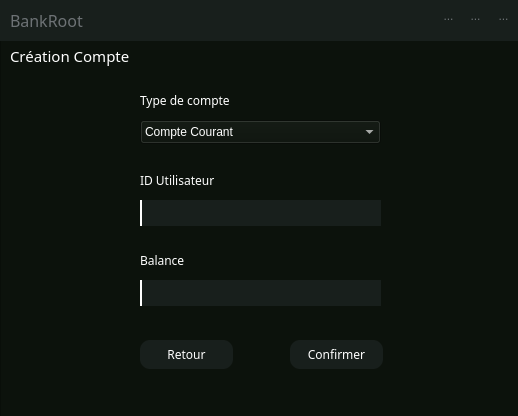
<?xml version="1.0" encoding="UTF-8"?>
<ui version="4.0">
 <class>creer_compte</class>
 <widget class="QWidget" name="creer_compte">
  <property name="geometry">
   <rect>
    <x>0</x>
    <y>0</y>
    <width>518</width>
    <height>416</height>
   </rect>
  </property>
  <property name="windowTitle">
   <string>Form</string>
  </property>
  <widget class="QFrame" name="frame">
   <property name="geometry">
    <rect>
     <x>0</x>
     <y>0</y>
     <width>1381</width>
     <height>661</height>
    </rect>
   </property>
   <property name="styleSheet">
    <string notr="true">background-color: rgb(12, 18, 12);</string>
   </property>
   <property name="frameShape">
    <enum>QFrame::StyledPanel</enum>
   </property>
   <property name="frameShadow">
    <enum>QFrame::Raised</enum>
   </property>
   <widget class="QPushButton" name="return_crcompte">
    <property name="geometry">
     <rect>
      <x>140</x>
      <y>340</y>
      <width>93</width>
      <height>29</height>
     </rect>
    </property>
    <property name="font">
     <font>
      <family>Montserrat Medium</family>
      <italic>false</italic>
     </font>
    </property>
    <property name="styleSheet">
     <string notr="true">
QPushButton{
color: rgb(255, 255, 255);
border-radius:10px;
background-color:rgb(24, 31, 28);
}

QPushButton:hover{
color: rgb(255, 255, 255);
border-radius:10px;
background-color:rgb(34, 31, 28);
}
QPushButton:pressed{
background-color:rgb(24, 31, 28);
border-radius:10px;
color: rgb(255, 255, 255);
}

</string>
    </property>
    <property name="text">
     <string>Retour</string>
    </property>
   </widget>
   <widget class="QPushButton" name="send_crcompte">
    <property name="geometry">
     <rect>
      <x>290</x>
      <y>340</y>
      <width>93</width>
      <height>29</height>
     </rect>
    </property>
    <property name="font">
     <font>
      <family>Montserrat Medium</family>
      <pointsize>9</pointsize>
      <italic>false</italic>
     </font>
    </property>
    <property name="styleSheet">
     <string notr="true">
QPushButton{
color: rgb(255, 255, 255);
border-radius:10px;
background-color:rgb(24,31, 28);
}

QPushButton:hover{
color: rgb(255, 255, 255);
border-radius:10px;
background-color:rgb(34, 31, 28);
}
QPushButton:pressed{
background-color:rgb(24, 31, 28);
border-radius:10px;
color: rgb(255, 255, 255);
}

</string>
    </property>
    <property name="text">
     <string>Confirmer</string>
    </property>
   </widget>
   <widget class="QLabel" name="label_7">
    <property name="geometry">
     <rect>
      <x>10</x>
      <y>40</y>
      <width>161</width>
      <height>31</height>
     </rect>
    </property>
    <property name="font">
     <font>
      <family>Montserrat</family>
      <pointsize>11</pointsize>
     </font>
    </property>
    <property name="styleSheet">
     <string notr="true">color: rgb(255, 255, 255);</string>
    </property>
    <property name="text">
     <string>Création Compte</string>
    </property>
   </widget>
   <widget class="QLineEdit" name="userid">
    <property name="geometry">
     <rect>
      <x>140</x>
      <y>200</y>
      <width>241</width>
      <height>26</height>
     </rect>
    </property>
    <property name="styleSheet">
     <string notr="true">QLineEdit{
background:#181F1C;
border:none;
border-left:2px solid #ffffff;
color:#717072;
padding-left: 10px
}</string>
    </property>
   </widget>
   <widget class="QLabel" name="label_8">
    <property name="geometry">
     <rect>
      <x>140</x>
      <y>90</y>
      <width>161</width>
      <height>20</height>
     </rect>
    </property>
    <property name="font">
     <font>
      <family>Montserrat Medium</family>
      <italic>false</italic>
     </font>
    </property>
    <property name="styleSheet">
     <string notr="true">background-color: transparent;
color: rgb(255, 255, 255);
</string>
    </property>
    <property name="text">
     <string>Type de compte</string>
    </property>
   </widget>
   <widget class="QLabel" name="label_9">
    <property name="geometry">
     <rect>
      <x>140</x>
      <y>170</y>
      <width>101</width>
      <height>20</height>
     </rect>
    </property>
    <property name="font">
     <font>
      <family>Montserrat Medium</family>
      <italic>false</italic>
     </font>
    </property>
    <property name="styleSheet">
     <string notr="true">background-color: transparent;
color: rgb(255, 255, 255);
</string>
    </property>
    <property name="text">
     <string>ID Utilisateur</string>
    </property>
   </widget>
   <widget class="QComboBox" name="comboBox">
    <property name="geometry">
     <rect>
      <x>140</x>
      <y>120</y>
      <width>241</width>
      <height>24</height>
     </rect>
    </property>
    <property name="styleSheet">
     <string notr="true">color:rgb(255,255,255);</string>
    </property>
    <item>
     <property name="text">
      <string>Compte Courant</string>
     </property>
    </item>
    <item>
     <property name="text">
      <string>PEL</string>
     </property>
    </item>
    <item>
     <property name="text">
      <string>Livret C</string>
     </property>
    </item>
   </widget>
   <widget class="QWidget" name="topbar" native="true">
    <property name="geometry">
     <rect>
      <x>0</x>
      <y>0</y>
      <width>518</width>
      <height>41</height>
     </rect>
    </property>
    <property name="styleSheet">
     <string notr="true">background-color:rgb(24,31, 28);
color:rgb(109, 114, 117);
</string>
    </property>
    <widget class="QLabel" name="label_11">
     <property name="geometry">
      <rect>
       <x>10</x>
       <y>10</y>
       <width>111</width>
       <height>20</height>
      </rect>
     </property>
     <property name="font">
      <font>
       <family>Montserrat Light</family>
       <pointsize>12</pointsize>
      </font>
     </property>
     <property name="text">
      <string>BankRoot</string>
     </property>
    </widget>
    <widget class="QToolButton" name="reduced_crcompte">
     <property name="geometry">
      <rect>
       <x>433</x>
       <y>0</y>
       <width>31</width>
       <height>31</height>
      </rect>
     </property>
     <property name="styleSheet">
      <string notr="true">QToolButton{
border-radius:45px;
}

QToolButton:hover{
border-radius:45px;
background:red;
}</string>
     </property>
     <property name="text">
      <string>...</string>
     </property>
     <property name="icon">
      <iconset resource="ressource.qrc">
       <normaloff>:/assets/reduce.png</normaloff>:/assets/reduce.png</iconset>
     </property>
     <property name="iconSize">
      <size>
       <width>12</width>
       <height>12</height>
      </size>
     </property>
    </widget>
    <widget class="QToolButton" name="close_crcompte">
     <property name="geometry">
      <rect>
       <x>493</x>
       <y>0</y>
       <width>21</width>
       <height>31</height>
      </rect>
     </property>
     <property name="styleSheet">
      <string notr="true">QToolButton{
border-radius:45px;
}

QToolButton:hover{
border-radius:45px;
background:red;
}</string>
     </property>
     <property name="text">
      <string>...</string>
     </property>
     <property name="icon">
      <iconset resource="ressource.qrc">
       <normaloff>:/assets/leave.png</normaloff>:/assets/leave.png</iconset>
     </property>
     <property name="iconSize">
      <size>
       <width>10</width>
       <height>10</height>
      </size>
     </property>
    </widget>
    <widget class="QToolButton" name="fullscreen_crcompte">
     <property name="geometry">
      <rect>
       <x>460</x>
       <y>0</y>
       <width>31</width>
       <height>31</height>
      </rect>
     </property>
     <property name="styleSheet">
      <string notr="true">QToolButton{
border-radius:45px;
}</string>
     </property>
     <property name="text">
      <string>...</string>
     </property>
     <property name="icon">
      <iconset resource="ressource.qrc">
       <normaloff>:/assets/fullscreen.png</normaloff>:/assets/fullscreen.png</iconset>
     </property>
     <property name="iconSize">
      <size>
       <width>10</width>
       <height>10</height>
      </size>
     </property>
    </widget>
   </widget>
   <widget class="QLabel" name="label_10">
    <property name="geometry">
     <rect>
      <x>140</x>
      <y>250</y>
      <width>101</width>
      <height>20</height>
     </rect>
    </property>
    <property name="font">
     <font>
      <family>Montserrat Medium</family>
      <italic>false</italic>
     </font>
    </property>
    <property name="styleSheet">
     <string notr="true">background-color: transparent;
color: rgb(255, 255, 255);
</string>
    </property>
    <property name="text">
     <string>Balance</string>
    </property>
   </widget>
   <widget class="QLineEdit" name="balance">
    <property name="geometry">
     <rect>
      <x>140</x>
      <y>280</y>
      <width>241</width>
      <height>26</height>
     </rect>
    </property>
    <property name="styleSheet">
     <string notr="true">QLineEdit{
background:#181F1C;
border:none;
border-left:2px solid #ffffff;
color:#717072;
padding-left: 10px
}</string>
    </property>
   </widget>
  </widget>
 </widget>
 <resources>
  <include location="ressource.qrc"/>
 </resources>
 <connections/>
</ui>
